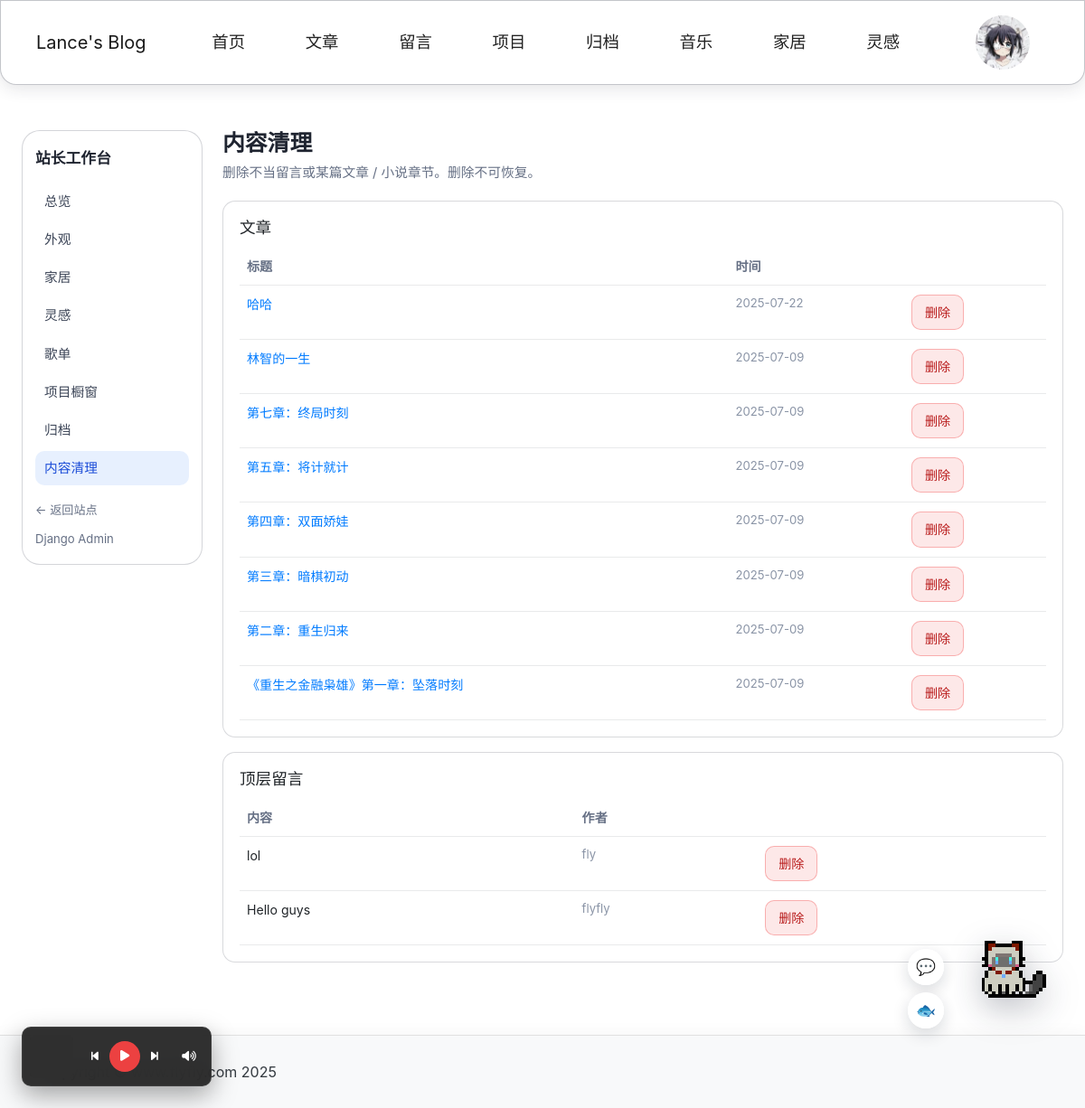
Page /workstation/content/ (signed in) on the committed database.
### userprofile/models.py (models this page shows, shortened)
class Profile(models.Model):
    user = models.OneToOneField(User, on_delete=models.CASCADE, related_name='profile')
    phone = models.CharField(max_length=20, blank=True)
    avatar = models.ImageField(upload_to='avatar/%Y%m%d/', blank=True)
    bio = models.TextField(max_length=500, blank=True)

### article/models.py (models this page shows, shortened)
class ArticlePost(models.Model):
    author=models.ForeignKey(User,on_delete=models.CASCADE)
    title=models.CharField(max_length=100)
    body=models.TextField()
    created=models.DateTimeField(default=timezone.now)
    updated=models.DateTimeField(auto_now=True)
    total_views = models.PositiveIntegerField(default=0)
    tags = TaggableManager(blank=True)
    avatar = models.ImageField(upload_to='article/%Y%m%d/', blank=True)
    column = models.ForeignKey(
        ArticleColumn,
        null=True,
        blank=True,
        on_delete=models.CASCADE,
        related_name='article')
    class Meta:
        ordering=('-created',)
    def get_absolute_url(self):
        return reverse('article:article_detail', args=[self.id])

### message/models.py (models this page shows, shortened)
class Message(models.Model):
    author = models.ForeignKey(
        User,
        on_delete=models.CASCADE,
        related_name='messages'
    )
    body = models.TextField()
    parent = models.ForeignKey(
        'self',
        on_delete=models.CASCADE,
        null=True,
        blank=True,
        related_name='children'
    )
    likes = models.ManyToManyField(
        User,
        blank=True,
        related_name='liked_messages'
    )
    created = models.DateTimeField(default=timezone.now)
    class Meta:
        ordering = ('-created',)

### workstation/views.py (the view, shortened to what this page needs)
# urls.py: path("content/", views.content_view, name="content"),
@staff_required
def content_view(request):
    articles = ArticlePost.objects.all()[:50]
    msgs = Message.objects.filter(parent__isnull=True)[:50]
    return render(
        request,
        "workstation/content.html",
        {
            "title": "内容清理",
            "articles": articles,
            "message_list": msgs,
            "module": "content",
        },
    )

### workstation/context_processors.py (called while the page is built)
def site_appearance(request):
    try:
        appearance = SiteAppearance.get_solo()
        return {
            "site_appearance": {
                "background": appearance.background or "",
                "blur": appearance.blur,
                "season": appearance.season,
            }
        }
    except Exception:
        return {
            "site_appearance": {
                "background": "",
                "blur": 0,
                "season": False,
            }
        }

### workstation/models.py (called while the page is built)
    @classmethod
    def get_solo(cls):
        obj = cls.objects.first()
        if obj is None:
            obj = cls.objects.create()
        return obj

### templates/workstation/content.html (shortened to what this page needs)
{% extends "workstation/base.html" %}
{% block workstation %}
<h1 class="ws-title">内容清理</h1>
<p class="ws-sub">删除不当留言或某篇文章 / 小说章节。删除不可恢复。</p>
<div class="ws-panel">
    <h2 style="margin:0 0 12px;font-size:1.1rem">文章</h2>
    <table class="ws-table">
        <thead><tr><th>标题</th><th>时间</th><th></th></tr></thead>
        <tbody>
            {% for a in articles %}
            <tr>
                <td><a href="{{ a.get_absolute_url }}">{{ a.title }}</a></td>
                <td class="ws-muted">{{ a.created|date:"Y-m-d" }}</td>
                <td>
                    <form method="post" onsubmit="return confirm('确定删除文章「{{ a.title }}」？');">
                        <button class="ws-btn ws-btn-danger" type="submit">删除</button>
                    </form>
                </td>
            </tr>
            {% empty %}
            <tr><td colspan="3" class="ws-muted">暂无文章</td></tr>
            {% endfor %}
        </tbody>
    </table>
</div>
<div class="ws-panel">
    <h2 style="margin:0 0 12px;font-size:1.1rem">顶层留言</h2>
    <table class="ws-table">
        <thead><tr><th>内容</th><th>作者</th><th></th></tr></thead>
        <tbody>
            {% for m in message_list %}
            <tr>
                <td>{{ m.body|truncatechars:80 }}</td>
                <td class="ws-muted">{{ m.author }}</td>
                <td>
                    <form method="post" onsubmit="return confirm('确定删除这条留言？');">
                        <button class="ws-btn ws-btn-danger" type="submit">删除</button>
                    </form>
                </td>
            </tr>
            {% empty %}
            <tr><td colspan="3" class="ws-muted">暂无留言</td></tr>
            {% endfor %}
        </tbody>
    </table>
</div>
{% endblock %}

### templates/header.html (shortened to what this page needs)
{% load static %}
{% load notifications_tags %}
{% notifications_unread as unread_count %}
<nav class="navbar navbar-expand-lg navbar-light custom-navbar">
  <div class="navbar-inner">
    <a class="navbar-brand" href="{% url 'home' %}">Lance's Blog</a>
    <ul class="nav-links">
        <li class="nav-item">
          <a class="nav-link" href="{% url 'home' %}"><span class="nav-mark"></span>首页</a>
        </li>
        <li class="nav-item">
          <a class="nav-link" href="{% url 'article:article_list' %}"><span class="nav-mark"></span>文章</a>
        </li>
        <li class="nav-item">
          <a class="nav-link" href="{% url 'message:message_list' %}"><span class="nav-mark"></span>留言</a>
        </li>
        <li class="nav-item">
          <a class="nav-link" href="{% url 'section' 'projects' %}"><span class="nav-mark"></span>项目</a>
        </li>
        <li class="nav-item">
          <a class="nav-link" href="{% url 'section' 'archive' %}"><span class="nav-mark"></span>归档</a>
        </li>
        <li class="nav-item">
          <a class="nav-link" href="{% url 'section' 'music' %}"><span class="nav-mark"></span>音乐</a>
        </li>
        <li class="nav-item">
          <a class="nav-link" href="{% url 'section' 'living' %}"><span class="nav-mark"></span>家居</a>
        </li>
        <li class="nav-item">
          <a class="nav-link" href="{% url 'section' 'ideas' %}"><span class="nav-mark"></span>灵感</a>
        </li>
    </ul>
    <ul class="nav-side">
        {% include 'site_settings.html' %}
        {% if user.is_authenticated %}
        <li class="nav-item dropdown nav-avatar">
          <div class="dropdown-hover">
            <a class="nav-link" href="#" id="navbarDropdown" role="button">
              <img src="{% if user.profile.avatar %}{{ user.profile.avatar.url }}{% else %}{% static 'media/default-avatar.png' %}{% endif %}"
              alt="头像"
              class="rounded-circle"
              style="width: 60px; height: 60px;">
            </a>
          </div>
        </li>
        {% endif %}
        <li class="nav-item nav-backtop">
        </li>
      </ul>
  </div>
</nav>

### static/site/appearance.css (style rules this page uses)
.custom-navbar, .navbar-inner, .nav-side { overflow: visible; }

### static/site/workstation.css (style rules this page uses)
.ws-title { margin: 0 0 6px; font-size: 1.55rem; font-weight: 700; color: #1f2430; }
.ws-sub { margin: 0 0 20px; color: #667085; font-size: 0.92rem; }
.ws-panel { padding: 18px; border: 1px solid rgba(40, 48, 64, 0.18); border-radius: 14px; background: rgba(255, 255, 255, 0.55); backdrop-filter: blur(8px); margin-bottom: 16px; }
.ws-btn { appearance: none; border: 1px solid rgba(40, 48, 64, 0.22); border-radius: 10px; padding: 8px 14px; background: rgba(255, 255, 255, 0.7); color: #1f2430; font-size: 0.88rem; cursor: pointer; text-decoration: none; }
.ws-btn-danger { background: rgba(239, 68, 68, 0.12); border-color: rgba(239, 68, 68, 0.35); color: #b91c1c; }
.ws-table { width: 100%; border-collapse: collapse; font-size: 0.88rem; }
.ws-table th, .ws-table td { padding: 10px 8px; border-bottom: 1px solid rgba(40, 48, 64, 0.1); text-align: left; vertical-align: top; }
.ws-table th { color: #667085; font-weight: 600; }
.ws-muted { color: #8a94a6; font-size: 0.82rem; }

### templates/header.html (style rules this page uses)
.dropdown-hover { position: relative; }
.rounded-circle { border-radius: 60%; }
.navbar { background-color: #fff; }
.custom-navbar { background: rgba(255, 255, 255, 0.4 ) !important; border: 1px solid rgba(40, 48, 64, 0.28); box-shadow: 0 4px 18px rgba(30, 36, 48, 0.12); border-radius: 0 0 18px 18px; width: 100%; padding-left: 0 !important; padding-right: 0 !important; position: fixed; top: 0px; left: 0; right: 0; margin: 0 auto; z-index: 1000; backdrop-filter: blur(8px); -webkit-backdrop-filter: blur(8px); transition: background 0.3s; }
.navbar-inner { width: min(1180px, 96vw); margin: 0 auto; padding-left: 1rem; padding-right: 8px; box-sizing: border-box; display: flex; align-items: center; justify-content: space-between; position: relative; min-height: 76px; }
.nav-backtop { flex: 0 0 60px; width: 60px; height: 60px; margin-left: 4px; position: relative; }
.nav-links { position: absolute; left: 50%; top: 50%; transform: translate(-50%, -50%); width: min(860px, calc(100% - 280px)); display: flex; flex-direction: row; align-items: center; justify-content: space-evenly; margin: 0; padding: 0; list-style: none; }
.nav-links .nav-link { white-space: nowrap; padding: 0.4rem 0.15rem; color: #222; font-size: 1.15rem; }
.nav-side { display: flex; flex-direction: row; align-items: center; margin: 0 0 0 auto; padding: 0; list-style: none; transform: translateX(15px); }
.nav-avatar, .nav-backtop { transform: translateX(20px); }
.nav-avatar .nav-link { padding-right: 0; padding-left: 0.25rem; }

### templates/footer.html (style rules this page uses)
html { scroll-behavior: smooth; overflow-x: clip; }
body.site-body { min-height: 100vh; display: flex; flex-direction: column; overflow-x: clip; width: 100%; }

### rows in the picture
ArticlePost: title "哈哈", created "2025-07-22"
ArticlePost: title "林智的一生", created "2025-07-09"
ArticlePost: title "第七章：终局时刻", created "2025-07-09"
ArticlePost: title "第五章：将计就计", created "2025-07-09"
ArticlePost: title "第四章：双面娇娃", created "2025-07-09"
ArticlePost: title "第三章：暗棋初动", created "2025-07-09"
ArticlePost: title "第二章：重生归来", created "2025-07-09"
ArticlePost: title "《重生之金融枭雄》第一章：坠落时刻", created "2025-07-09"
Message: body "lol", author "fly"
Message: body "Hello guys", author "flyfly"
